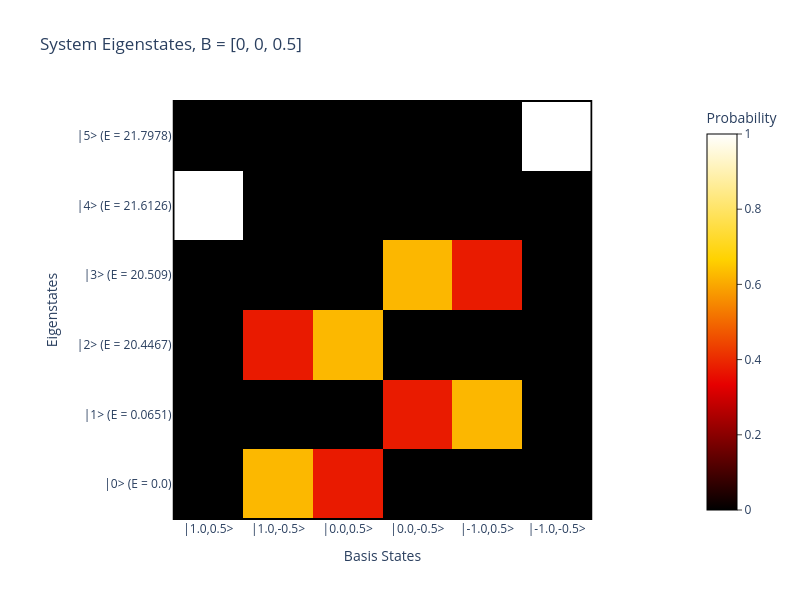
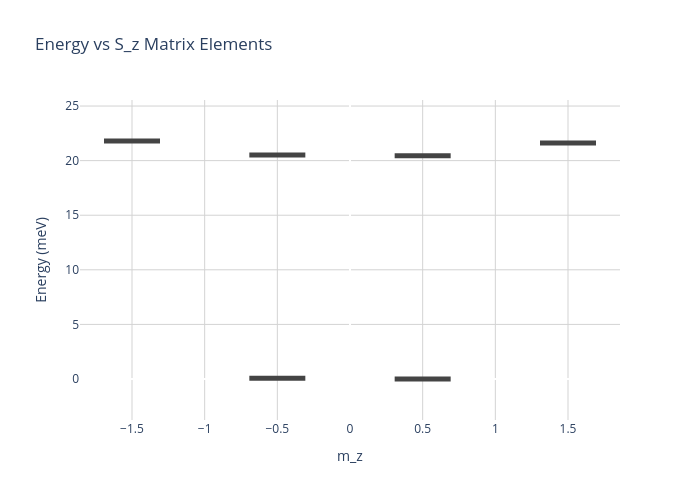

Write notebook code for charts like these, in order.
### Markdown cell above
## Hamiltonian Plots

### Code cell
hamil.plot_EigenMatrix(spinsys);
hamil.plot_EnergyVsS(spinsys);

### Figure 1 — Plotly figure (JSON) as saved in the notebook; plotly's stock layout.template omitted (floating-point values rounded to 4 significant figures)
{"data": [{"colorbar": {"outlinecolor": "black", "outlinewidth": 1, "ticks": "outside", "title": {"text": "Probability"}}, "colorscale": [[0, "rgb(0,0,0)"], [0.3333, "rgb(230,0,0)"], [0.6667, "rgb(255,210,0)"], [1, "rgb(255,255,255)"]], "hoverongaps": false, "type": "heatmap", "x": [0, 1, 2, 3, 4, 5], "y": [0, 1, 2, 3, 4, 5], "z": [[1.003e-60, 3.335e-42, 5.136e-42, 1.688e-21, 8.369e-22, 1], [1, 1.034e-21, 2.051e-21, 9.48e-42, 6.073e-42, 1.852e-60], [5.571e-39, 6.1e-19, 1.013e-18, 0.6246, 0.3754, 2.519e-21], [3.08e-21, 0.3751, 0.6249, 1.015e-18, 6.08e-19, 3.725e-39], [8.006e-42, 9.273e-19, 5.548e-19, 0.3754, 0.6246, 5.326e-24], [5.381e-24, 0.6249, 0.3751, 5.576e-19, 9.245e-19, 7.862e-42]], "zmax": 1, "zmin": 0}], "layout": {"height": 600, "paper_bgcolor": "white", "plot_bgcolor": "white", "shapes": [{"fillcolor": "rgba(0,0,0,0)", "line": {"color": "black", "width": 2}, "type": "rect", "x0": -0.5, "x1": 5.5, "xref": "x", "y0": -0.5, "y1": 5.5, "yref": "y"}], "title": {"text": "System Eigenstates, B = [0, 0, 0.5]"}, "width": 800, "xaxis": {"constrain": "domain", "tickmode": "array", "ticktext": ["|1.0,0.5>", "|1.0,-0.5>", "|0.0,0.5>", "|0.0,-0.5>", "|-1.0,0.5>", "|-1.0,-0.5>"], "tickvals": [0, 1, 2, 3, 4, 5], "title": {"text": "Basis States"}}, "yaxis": {"autorange": "reversed", "scaleanchor": "x", "scaleratio": 1, "tickmode": "array", "ticktext": ["|5> (E = 21.7978)", "|4> (E = 21.6126)", "|3> (E = 20.509)", "|2> (E = 20.4467)", "|1> (E = 0.0651)", "|0> (E = 0.0)"], "tickvals": [0, 1, 2, 3, 4, 5], "title": {"text": "Eigenstates"}}}}

### Figure 2 — Plotly figure (JSON) as saved in the notebook; plotly's stock layout.template omitted (floating-point values rounded to 4 significant figures)
{"data": [{"hovertemplate": "S: %{x}<br>Energy: %{y}<extra></extra>", "marker": {"color": "black", "line": {"width": 5}, "size": 40, "symbol": "line-ew"}, "mode": "markers", "type": "scatter", "x": [0.5, -0.5, 0.5, -0.5, 1.5, -1.5], "y": [0.0, 0.06511, 20.45, 20.51, 21.61, 21.8]}], "layout": {"height": 500, "paper_bgcolor": "white", "plot_bgcolor": "white", "title": {"text": "Energy vs S_z Matrix Elements"}, "width": 700, "xaxis": {"gridcolor": "lightgray", "showgrid": true, "title": {"text": "m_z"}}, "yaxis": {"gridcolor": "lightgray", "showgrid": true, "title": {"text": "Energy (meV)"}}}}
